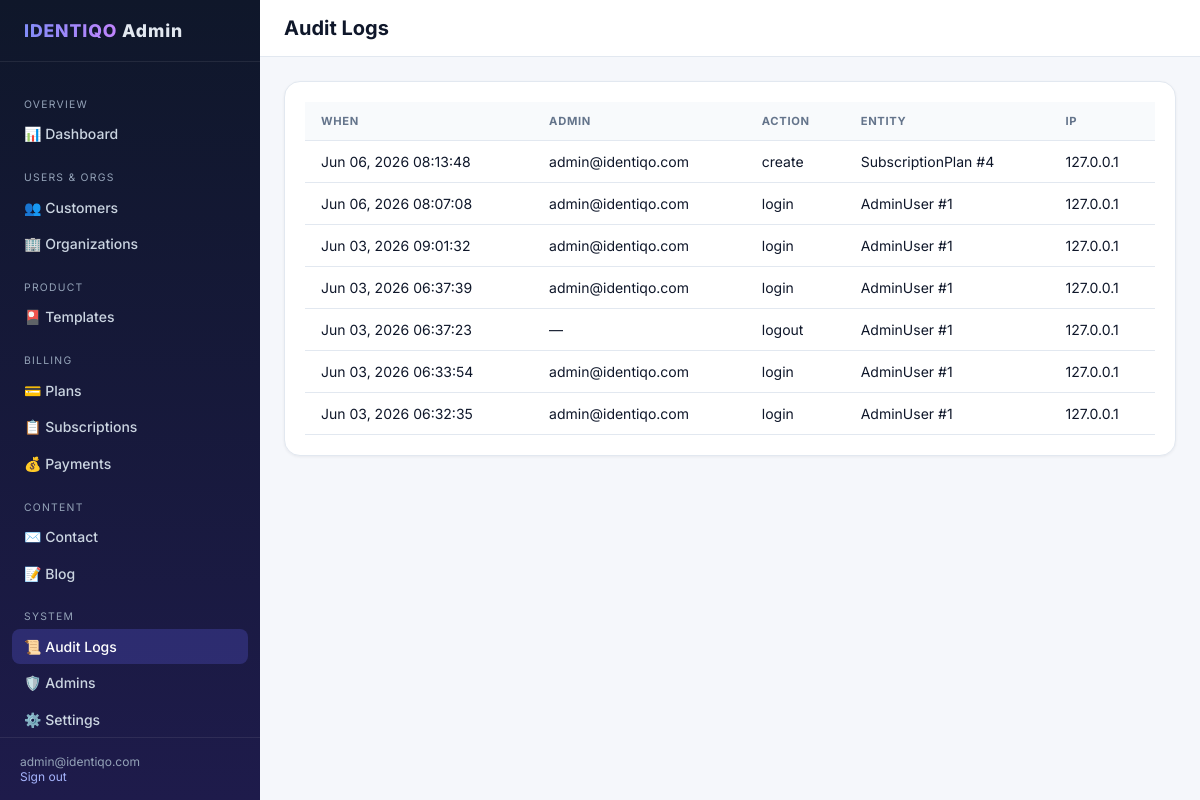
The app's page /super-admin/audit/ (signed in) with its own data.
### admin_api/models.py (models this page shows, shortened)
class AdminUser(models.Model):
    email = models.EmailField(unique=True)
    password = models.CharField(max_length=255)
    full_name = models.CharField(max_length=150, blank=True, null=True)
    phone = models.CharField(max_length=15, blank=True, null=True)
    status = models.BooleanField(default=True)
    created_at = models.DateTimeField(auto_now_add=True)
    updated_at = models.DateTimeField(auto_now=True)
    class Meta:
        db_table = 'admin_users'

class AuditLog(models.Model):
    admin = models.ForeignKey(
        AdminUser,
        on_delete=models.SET_NULL,
        null=True,
        blank=True,
        related_name='audit_logs',
    )
    action = models.CharField(max_length=100)
    entity_type = models.CharField(max_length=50)
    entity_id = models.CharField(max_length=100, blank=True)
    metadata = models.JSONField(default=dict, blank=True)
    ip_address = models.GenericIPAddressField(blank=True, null=True)
    created_at = models.DateTimeField(auto_now_add=True)
    class Meta:
        db_table = 'audit_logs'
        ordering = ['-created_at']

### admin_api/dashboard_views.py (the view)
# urls.py: path('audit/', views.audit_list, name='audit_list'),
@admin_login_required
def audit_list(request):
    logs, page, total, per_page = _paginate(
        AuditLog.objects.select_related('admin'), request, per_page=30,
    )
    return render(request, 'super_admin/audit/list.html', {
        'logs': logs,
        'page': page,
        'total': total,
        'per_page': per_page,
        'total_pages': (total + per_page - 1) // per_page,
    })

### admin_api/dashboard_views.py (called while the page is built)
def _paginate(queryset, request, per_page=20):
    try:
        page = max(1, int(request.GET.get('page', 1)))
    except ValueError:
        page = 1
    start = (page - 1) * per_page
    end = start + per_page
    total = queryset.count()
    return queryset[start:end], page, total, per_page

### admin_api/templates/super_admin/audit/list.html (shortened to what this page needs)
{% extends 'super_admin/base.html' %}
{% block page_title %}Audit Logs{% endblock %}
{% block content %}
<div class="card">
  <div class="card-body table-wrap">
    <table class="data-table">
      <thead>
        <tr><th>When</th><th>Admin</th><th>Action</th><th>Entity</th><th>IP</th></tr>
      </thead>
      <tbody>
        {% for log in logs %}
        <tr>
          <td>{{ log.created_at|date:"M d, Y H:i:s" }}</td>
          <td>{{ log.admin.email|default:"—" }}</td>
          <td>{{ log.action }}</td>
          <td>{{ log.entity_type }} {% if log.entity_id %}#{{ log.entity_id }}{% endif %}</td>
          <td>{{ log.ip_address|default:"—" }}</td>
        </tr>
        {% empty %}
        <tr><td colspan="5">No audit entries.</td></tr>
        {% endfor %}
      </tbody>
    </table>
  </div>
</div>
{% endblock %}

### admin_api/templates/super_admin/base.html (shortened to what this page needs)
{% load static %}
<!DOCTYPE html>
<html lang="en">
<head>
  <link rel="stylesheet" href="{% static 'super_admin/css/dashboard.css' %}">
</head>
<body>
  <div class="layout">
    <aside class="sidebar">
      <div class="sidebar-brand"><span>IDENTIQO</span> Admin</div>
      <nav class="sidebar-nav">
        <div class="nav-section">Overview</div>
        <a href="{% url 'super_admin:dashboard' %}" class="nav-link {% if request.resolver_match.url_name == 'dashboard' %}active{% endif %}">📊 Dashboard</a>
        <div class="nav-section">Users & Orgs</div>
        <a href="{% url 'super_admin:users_list' %}" class="nav-link {% if 'user' in request.resolver_match.url_name %}active{% endif %}">👥 Customers</a>
        <a href="{% url 'super_admin:organizations_list' %}" class="nav-link {% if 'organization' in request.resolver_match.url_name %}active{% endif %}">🏢 Organizations</a>
        <div class="nav-section">Product</div>
        <a href="{% url 'super_admin:templates_list' %}" class="nav-link {% if 'template' in request.resolver_match.url_name %}active{% endif %}">🎴 Templates</a>
        <div class="nav-section">Billing</div>
        <a href="{% url 'super_admin:plans_list' %}" class="nav-link {% if 'plan' in request.resolver_match.url_name %}active{% endif %}">💳 Plans</a>
        <a href="{% url 'super_admin:subscriptions_list' %}" class="nav-link {% if request.resolver_match.url_name == 'subscriptions_list' %}active{% endif %}">📋 Subscriptions</a>
        <a href="{% url 'super_admin:payments_list' %}" class="nav-link {% if request.resolver_match.url_name == 'payments_list' %}active{% endif %}">💰 Payments</a>
        <div class="nav-section">Content</div>
        <a href="{% url 'super_admin:contact_list' %}" class="nav-link {% if 'contact' in request.resolver_match.url_name %}active{% endif %}">✉️ Contact</a>
        <a href="{% url 'super_admin:blog_list' %}" class="nav-link {% if 'blog' in request.resolver_match.url_name %}active{% endif %}">📝 Blog</a>
        <div class="nav-section">System</div>
        <a href="{% url 'super_admin:audit_list' %}" class="nav-link {% if request.resolver_match.url_name == 'audit_list' %}active{% endif %}">📜 Audit Logs</a>
        <a href="{% url 'super_admin:admins_list' %}" class="nav-link {% if 'admin' in request.resolver_match.url_name %}active{% endif %}">🛡️ Admins</a>
        <a href="{% url 'super_admin:settings_list' %}" class="nav-link {% if 'setting' in request.resolver_match.url_name %}active{% endif %}">⚙️ Settings</a>
      </nav>
      <div class="sidebar-footer">
        {% if request.admin_user %}
          {{ request.admin_user.email }}<br>
          <a href="{% url 'super_admin:logout' %}" style="color:#a5b4fc;">Sign out</a>
        {% endif %}
      </div>
    </aside>
    <div class="main">
      <header class="topbar">
        <h1>{% block page_title %}Dashboard{% endblock %}</h1>
      </header>
      <div class="content">
        {% block content %}{% endblock %}
      </div>
    </div>
  </div>
</body>
</html>

### admin_api/static/super_admin/css/dashboard.css (style rules this page uses)
:root { --sidebar-w: 260px; --indigo: #4f46e5; --purple: #7c3aed; --bg: #f5f7fb; --card: #ffffff; --text: #0f172a; --muted: #64748b; --border: #e2e8f0; }
* { box-sizing: border-box; }
body { margin: 0; font-family: 'Inter', system-ui, -apple-system, sans-serif; background: var(--bg); color: var(--text); font-size: 14px; }
a { color: var(--indigo); text-decoration: none; }
.layout { display: flex; min-height: 100vh; }
.sidebar { width: var(--sidebar-w); background: linear-gradient(180deg, #0f172a 0%, #1e1b4b 100%); color: #e2e8f0; flex-shrink: 0; display: flex; flex-direction: column; position: fixed; top: 0; left: 0; bottom: 0; z-index: 100; }
.sidebar-brand { padding: 1.25rem 1.5rem; font-weight: 800; font-size: 1.1rem; letter-spacing: 0.05em; border-bottom: 1px solid rgba(255,255,255,0.08); }
.sidebar-brand span { background: linear-gradient(90deg, #818cf8, #c084fc); -webkit-background-clip: text; -webkit-text-fill-color: transparent; }
.sidebar-nav { flex: 1; overflow-y: auto; padding: 1rem 0.75rem; }
.nav-section { font-size: 0.65rem; text-transform: uppercase; letter-spacing: 0.12em; color: #94a3b8; padding: 0.75rem 0.75rem 0.35rem; margin-top: 0.5rem; }
.nav-link { display: flex; align-items: center; gap: 0.6rem; padding: 0.55rem 0.75rem; border-radius: 0.5rem; color: #cbd5e1; margin-bottom: 2px; font-weight: 500; text-decoration: none; }
.nav-link:hover, .nav-link.active { background: rgba(99, 102, 241, 0.25); color: #fff; text-decoration: none; }
.sidebar-footer { padding: 1rem 1.25rem; border-top: 1px solid rgba(255,255,255,0.08); font-size: 0.75rem; color: #94a3b8; }
.main { flex: 1; margin-left: var(--sidebar-w); min-width: 0; }
.topbar { background: var(--card); border-bottom: 1px solid var(--border); padding: 1rem 1.5rem; display: flex; align-items: center; justify-content: space-between; position: sticky; top: 0; z-index: 50; }
.topbar h1 { margin: 0; font-size: 1.25rem; font-weight: 700; }
.content { padding: 1.5rem; }
.card { background: var(--card); border: 1px solid var(--border); border-radius: 1rem; overflow: hidden; box-shadow: 0 1px 3px rgba(15,23,42,0.06); margin-bottom: 1.5rem; }
.card-body { padding: 1.25rem; }
.table-wrap { overflow-x: auto; }
table.data-table { width: 100%; border-collapse: collapse; }
table.data-table th, table.data-table td { padding: 0.75rem 1rem; text-align: left; border-bottom: 1px solid var(--border); }
table.data-table th { font-size: 0.7rem; text-transform: uppercase; letter-spacing: 0.06em; color: var(--muted); font-weight: 700; background: #f8fafc; }

### records on screen
AdminUser: admin_user.email "admin@identiqo.com"
AuditLog: created_at "Jun 06, 2026 08:13:48", admin.email "admin@identiqo.com", action "create", entity_type "SubscriptionPlan", entity_id "4", ip_address "127.0.0.1"
AuditLog: created_at "Jun 06, 2026 08:07:08", admin.email "admin@identiqo.com", action "login", entity_type "AdminUser", entity_id "1", ip_address "127.0.0.1"
AuditLog: created_at "Jun 03, 2026 09:01:32", admin.email "admin@identiqo.com", action "login", entity_type "AdminUser", entity_id "1", ip_address "127.0.0.1"
AuditLog: created_at "Jun 03, 2026 06:37:39", admin.email "admin@identiqo.com", action "login", entity_type "AdminUser", entity_id "1", ip_address "127.0.0.1"
AuditLog: created_at "Jun 03, 2026 06:37:23", admin.email "—", action "logout", entity_type "AdminUser", entity_id "1", ip_address "127.0.0.1"
AuditLog: created_at "Jun 03, 2026 06:33:54", admin.email "admin@identiqo.com", action "login", entity_type "AdminUser", entity_id "1", ip_address "127.0.0.1"
AuditLog: created_at "Jun 03, 2026 06:32:35", admin.email "admin@identiqo.com", action "login", entity_type "AdminUser", entity_id "1", ip_address "127.0.0.1"
